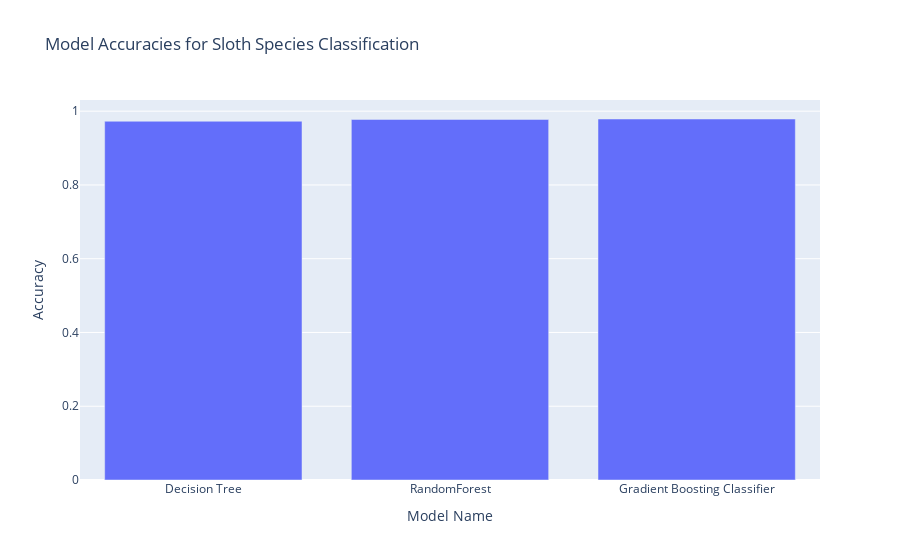

Notebook code cell kept with this figure:
### Markdown cell above
Now let's compare the three model accuracies.

### Code cell
import plotly.express as px

data = [['Decision Tree', dt_accuracy], ['RandomForest', rf_accuracy], ['Gradient Boosting Classifier', gbc_accuracy]]
df = pd.DataFrame(data, columns=['Model Name', 'Accuracy'])

fig = px.bar(df, x='Model Name', y='Accuracy', title = 'Model Accuracies for Sloth Species Classification')
fig.show()

### Figure 1 — Plotly figure (JSON) as saved in the notebook; plotly's stock layout.template omitted (floating-point values rounded to 4 significant figures)
{"data": [{"alignmentgroup": "True", "hovertemplate": "Model Name=%{x}<br>Accuracy=%{y}<extra></extra>", "legendgroup": "", "marker": {"color": "#636efa", "pattern": {"shape": ""}}, "name": "", "offsetgroup": "", "orientation": "v", "showlegend": false, "textposition": "auto", "type": "bar", "x": ["Decision Tree", "RandomForest", "Gradient Boosting Classifier"], "xaxis": "x", "y": [0.9727, 0.9776, 0.9788], "yaxis": "y"}], "layout": {"barmode": "relative", "legend": {"tracegroupgap": 0}, "title": {"text": "Model Accuracies for Sloth Species Classification"}, "xaxis": {"anchor": "y", "domain": [0, 1], "title": {"text": "Model Name"}}, "yaxis": {"anchor": "x", "domain": [0, 1], "title": {"text": "Accuracy"}}}}
